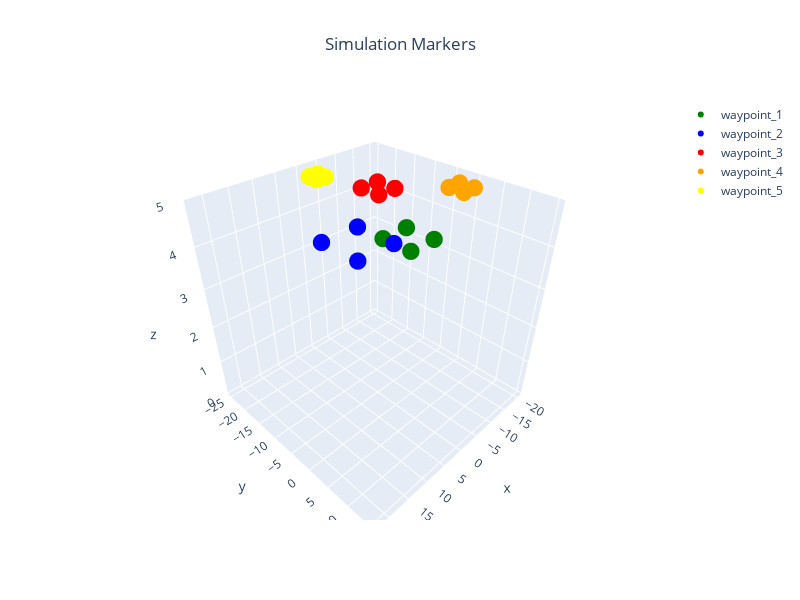

Source (notebook cell):
### Markdown cell above
## Visualization Parameters

### Code cell
homes = np.array([offset[:3] for offset in offsets])
global_paths = [
    local2global(np.array(path), home)
    for path, home in zip(local_paths, homes)
]
colors = ["Green", "Blue", "Red", "Orange", "Yellow"]  # must agree with n_vehicles
waypoints = {
    f"waypoint_{i+1}": {"pos": global_paths[i], "color": colors[i]}
    for i in range(n_vehicles)
}
plot_3d_interactive(
    waypoints, title="Simulation Markers", expand=[0.2, 0.2, 0.6], ground=-0.05
)

### Figure 1 — Plotly figure (JSON) as saved in the notebook; plotly's stock layout.template omitted (floating-point values rounded to 4 significant figures)
{"data": [{"marker": {"color": "Green", "size": 6}, "mode": "markers", "name": "waypoint_1", "type": "scatter3d", "x": [5, 5, 10, 10, 5], "y": [5, 10, 10, 5, 5], "z": [5, 5, 5, 5, 5]}, {"marker": {"color": "Blue", "size": 6}, "mode": "markers", "name": "waypoint_2", "type": "scatter3d", "x": [10, 10, 17, 17, 10], "y": [0, 7, 7, 0, 0], "z": [5, 5, 5, 5, 5]}, {"marker": {"color": "Red", "size": 6}, "mode": "markers", "name": "waypoint_3", "type": "scatter3d", "x": [-5, -5, -1, -1, -5], "y": [-10, -6, -6, -10, -10], "z": [5, 5, 5, 5, 5]}, {"marker": {"color": "Orange", "size": 6}, "mode": "markers", "name": "waypoint_4", "type": "scatter3d", "x": [-15, -15, -12, -12, -15], "y": [0, 3, 3, 0, 0], "z": [5, 5, 5, 5, 5]}, {"marker": {"color": "Yellow", "size": 6}, "mode": "markers", "name": "waypoint_5", "type": "scatter3d", "x": [0, 0, 2, 2, 0], "y": [-20, -18, -18, -20, -20], "z": [5, 5, 5, 5, 5]}], "layout": {"height": 600, "scene": {"xaxis": {"range": [-21.4, 23.4], "title": {"text": "x"}}, "yaxis": {"range": [-26, 16], "title": {"text": "y"}}, "zaxis": {"range": [-0.05, 5], "title": {"text": "z"}}}, "showlegend": true, "title": {"text": "Simulation Markers", "x": 0.5, "xanchor": "center"}, "width": 800}}
